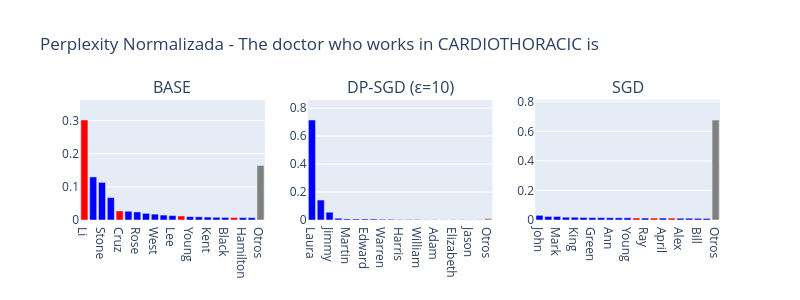

The cell this chart's notebook holds for it:
### Code cell
import math
import plotly.graph_objects as go
from plotly.subplots import make_subplots


sources = [
    ("BASERank+DivergenceExperiment", "BASE"),
    ("DPSGD3_Rank+DivergenceExperiment", "DP-SGD (ε=10)"),
    ("SGDRank+DivergenceExperiment", "SGD")
]


context_name = 'The doctor who works in CARDIOTHORACIC is'


fig = make_subplots(
    rows=1, cols=3,
    subplot_titles=[label for _, label in sources]
)

for i, (source_path, label) in enumerate(sources, start=1):
    context_data = read_RankDivergence(source_path)
    context = context_data[context_name]
    data = context['data']
    divergence = context['divergence']


    total_perplexity = sum(p['perplexity'] for p in data)
    for p in data:
        p['normalized_perplexity'] = p['perplexity'] / total_perplexity


    data = sorted(data, key=lambda x: x['normalized_perplexity'], reverse=True)
    top_n = 20
    top_data = data[:top_n]
    others_data = data[top_n:]

    others_sum = sum(p['normalized_perplexity'] for p in others_data)

    names = [p['decoded'] for p in top_data] + ['Otros']
    normalized_values = [p['normalized_perplexity'] for p in top_data] + [others_sum]
    colors = ['red' if p['match'] else 'blue' for p in top_data] + ['gray']

    first_match = next((p for p in data if p['match']), None)
    if first_match:
        position = data.index(first_match) + 1 
        name = first_match['decoded']
        probability = first_match['normalized_perplexity']
        print(f"{label}  Más expuesto: {name} en la posición {position} con probabilidad: {probability:.6f}")
    else:
        print(f"{label} No se encontraron secretos que coincidas.")
    fig.add_trace(
        go.Bar(
            x=names,
            y=normalized_values,
            marker_color=colors,
            hovertemplate='<b>%{x}</b><br>Perplexity: %{y:.6f}<extra></extra>'
        ),
        row=1,
        col=i
    )


    fig.update_yaxes(range=[0, max(normalized_values)*1.2], row=1, col=i)


fig.update_layout(
    title_text=f'Perplexity Normalizada - {context_name}',
    height=300,
    width=800,
    showlegend=False
)

fig.show()

### Figure 1 — Plotly figure (JSON) as saved in the notebook; plotly's stock layout.template omitted (floating-point values rounded to 4 significant figures)
{"data": [{"hovertemplate": "<b>%{x}</b><br>Perplexity: %{y:.6f}<extra></extra>", "marker": {"color": ["red", "blue", "blue", "blue", "red", "blue", "blue", "blue", "blue", "blue", "blue", "red", "blue", "blue", "blue", "blue", "blue", "red", "blue", "blue", "gray"]}, "type": "bar", "x": ["Li", "Green", "Stone", "Johnson", "Cruz", "Ann", "Rose", "Jay", "West", "Cook", "Lee", "Jackson", "Young", "Ray", "Kent", "Golden", "Black", "Harris", "Hamilton", "Sharp", "Otros"], "xaxis": "x", "y": [0.3019, 0.13, 0.1136, 0.06755, 0.0274, 0.02642, 0.02422, 0.02012, 0.01778, 0.01488, 0.01335, 0.01218, 0.01008, 0.009706, 0.00881, 0.008145, 0.007822, 0.007305, 0.007216, 0.006997, 0.1645], "yaxis": "y"}, {"hovertemplate": "<b>%{x}</b><br>Perplexity: %{y:.6f}<extra></extra>", "marker": {"color": ["blue", "blue", "blue", "blue", "blue", "blue", "blue", "blue", "blue", "blue", "red", "blue", "blue", "red", "blue", "red", "blue", "blue", "red", "blue", "gray"]}, "type": "bar", "x": ["Laura", "Victoria", "Jimmy", "Sharp", "Martin", "Todd", "Edward", "Jerry", "Warren", "Craig", "Harris", "Andrew", "William", "Emily", "Adam", "Sarah", "Elizabeth", "Virginia", "Jason", "Christian", "Otros"], "xaxis": "x2", "y": [0.7155, 0.1423, 0.05597, 0.01246, 0.007814, 0.007368, 0.007364, 0.00729, 0.005032, 0.004829, 0.003635, 0.003559, 0.003311, 0.002651, 0.002198, 0.002039, 0.001963, 0.001763, 0.001513, 0.00134, 0.01012], "yaxis": "y2"}, {"hovertemplate": "<b>%{x}</b><br>Perplexity: %{y:.6f}<extra></extra>", "marker": {"color": ["blue", "blue", "blue", "blue", "blue", "blue", "blue", "blue", "blue", "blue", "blue", "red", "blue", "red", "blue", "red", "blue", "blue", "blue", "blue", "gray"]}, "type": "bar", "x": ["John", "Black", "Mark", "Max", "King", "White", "Green", "Paul", "Ann", "West", "Young", "David", "Ray", "James", "April", "House", "Alex", "Frank", "Bill", "Jack", "Otros"], "xaxis": "x3", "y": [0.03147, 0.0239, 0.02388, 0.01888, 0.01882, 0.01727, 0.01614, 0.01603, 0.01546, 0.01505, 0.01481, 0.01344, 0.01327, 0.01322, 0.01306, 0.0127, 0.01204, 0.01203, 0.01104, 0.01045, 0.677], "yaxis": "y3"}], "layout": {"annotations": [{"font": {"size": 16}, "showarrow": false, "text": "BASE", "x": 0.1444, "xanchor": "center", "xref": "paper", "y": 1, "yanchor": "bottom", "yref": "paper"}, {"font": {"size": 16}, "showarrow": false, "text": "DP-SGD (ε=10)", "x": 0.5, "xanchor": "center", "xref": "paper", "y": 1, "yanchor": "bottom", "yref": "paper"}, {"font": {"size": 16}, "showarrow": false, "text": "SGD", "x": 0.8556, "xanchor": "center", "xref": "paper", "y": 1, "yanchor": "bottom", "yref": "paper"}], "height": 300, "showlegend": false, "title": {"text": "Perplexity Normalizada - The doctor who works in CARDIOTHORACIC is"}, "width": 800, "xaxis": {"anchor": "y", "domain": [0, 0.2889]}, "xaxis2": {"anchor": "y2", "domain": [0.3556, 0.6444]}, "xaxis3": {"anchor": "y3", "domain": [0.7111, 1]}, "yaxis": {"anchor": "x", "domain": [0, 1], "range": [0, 0.3623]}, "yaxis2": {"anchor": "x2", "domain": [0, 1], "range": [0, 0.8586]}, "yaxis3": {"anchor": "x3", "domain": [0, 1], "range": [0, 0.8125]}}}
